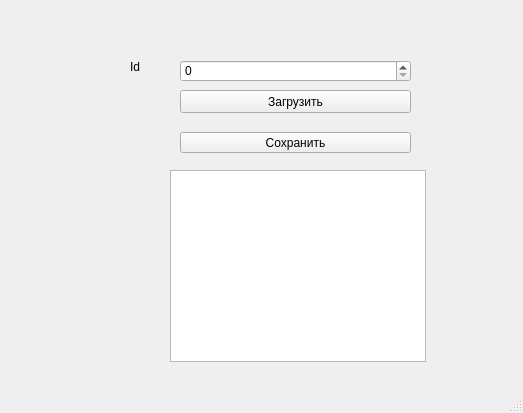
<?xml version="1.0" encoding="UTF-8"?>
<ui version="4.0">
 <class>MainWindow</class>
 <widget class="QMainWindow" name="MainWindow">
  <property name="geometry">
   <rect>
    <x>0</x>
    <y>0</y>
    <width>523</width>
    <height>413</height>
   </rect>
  </property>
  <property name="windowTitle">
   <string>MainWindow</string>
  </property>
  <widget class="QWidget" name="centralwidget">
   <widget class="QSpinBox" name="spinBox">
    <property name="geometry">
     <rect>
      <x>180</x>
      <y>60</y>
      <width>231</width>
      <height>22</height>
     </rect>
    </property>
   </widget>
   <widget class="QPushButton" name="pushButton">
    <property name="geometry">
     <rect>
      <x>180</x>
      <y>90</y>
      <width>231</width>
      <height>23</height>
     </rect>
    </property>
    <property name="text">
     <string>Загрузить</string>
    </property>
   </widget>
   <widget class="QPushButton" name="pushButton_2">
    <property name="geometry">
     <rect>
      <x>180</x>
      <y>132</y>
      <width>231</width>
      <height>21</height>
     </rect>
    </property>
    <property name="text">
     <string>Сохранить</string>
    </property>
   </widget>
   <widget class="QLabel" name="label">
    <property name="geometry">
     <rect>
      <x>130</x>
      <y>60</y>
      <width>47</width>
      <height>13</height>
     </rect>
    </property>
    <property name="text">
     <string>Id</string>
    </property>
   </widget>
   <widget class="QTableWidget" name="tableWidget">
    <property name="geometry">
     <rect>
      <x>170</x>
      <y>170</y>
      <width>256</width>
      <height>192</height>
     </rect>
    </property>
   </widget>
  </widget>
  <widget class="QMenuBar" name="menubar">
   <property name="geometry">
    <rect>
     <x>0</x>
     <y>0</y>
     <width>523</width>
     <height>21</height>
    </rect>
   </property>
  </widget>
  <widget class="QStatusBar" name="statusbar"/>
 </widget>
 <resources/>
 <connections/>
</ui>
